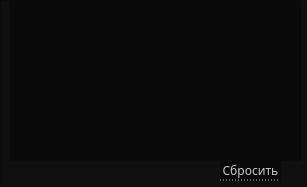
   <widget class="QWidget" name="proizvoditel">
    <property name="geometry">
     <rect>
      <x>0</x>
      <y>0</y>
      <width>307</width>
      <height>187</height>
     </rect>
    </property>
    <attribute name="icon">
     <iconset>
      <normaloff>../../images/down-arrow.png</normaloff>
      <activeoff>../../images/up-arrow.png</activeoff>../../images/down-arrow.png</iconset>
    </attribute>
    <attribute name="label">
     <string>Производитель корпуса</string>
    </attribute>
    <widget class="QFrame" name="frameProizv">
     <property name="geometry">
      <rect>
       <x>0</x>
       <y>0</y>
       <width>311</width>
       <height>191</height>
      </rect>
     </property>
     <property name="styleSheet">
      <string notr="true">QFrame{
	background-color: #101010;
}
</string>
     </property>
     <property name="frameShape">
      <enum>QFrame::StyledPanel</enum>
     </property>
     <property name="frameShadow">
      <enum>QFrame::Raised</enum>
     </property>
     <widget class="QTableWidget" name="tableProizv">
      <property name="enabled">
       <bool>true</bool>
      </property>
      <property name="geometry">
       <rect>
        <x>10</x>
        <y>0</y>
        <width>291</width>
        <height>161</height>
       </rect>
      </property>
      <property name="font">
       <font>
        <family>Montserrat Medium</family>
        <stylestrategy>PreferAntialias</stylestrategy>
       </font>
      </property>
      <property name="mouseTracking">
       <bool>true</bool>
      </property>
      <property name="focusPolicy">
       <enum>Qt::NoFocus</enum>
      </property>
      <property name="autoFillBackground">
       <bool>false</bool>
      </property>
      <property name="styleSheet">
       <string notr="true">QHeaderView
{	
	background: rgb(30, 30, 30);
	color: #dddddd;
	border: 0px;
	font-size: 14px;
	min-width: 100px;	
	min-height: 30px;
}

QHeaderView::section{
	background: rgb(30, 30, 30);
	min-width: 10px;	
	min-height: 25px;
	border: 0px solid;
	border-right: 1px solid rgb(50,50,50); 
	color: #dddddd;
	font-size: 12px;
}

QHeaderView::section:hover {
   color: white;
	background-color: rgb(80,80,80);
}

QHeaderView::section{
    color: white;
	selection-background-color:#ffc0cb;
}

QTableWidget QTableCornerButton::section
{
	background: rgb(30, 30, 30);
	border-style: solid;
	border-width: 1px;
}

QTableWidget::item
{
	background: rgb(10, 10, 10);
 	border-bottom: 1px solid rgb(60,60,60); 
	border-right: 0px;
	border-left: 0px;
	border-top:0px;
}

QTableView
{
	background: rgb(10, 10, 10);
	color: #dddddd;
	border-top: 0px;
	border-right: 0px;
	border-left: 0px;
	border-bottom: 0px;
}

QTableWidget::item:hover {
    color: white;
	border-bottom: 1px solid rgb(180,180,180);
}      

QTableWidget::item:selected
{
 	color: white;
	border-bottom: 1px solid rgb(180,180,180);
}

QScrollBar:vertical {
	border: none;
    background-color: #151515;
    width: 8px;
    margin: 15px 0 15px 0;
	border-radius: 0px;
 }

/*  HANDLE BAR VERTICAL */
QScrollBar::handle:vertical {	
	background-color: #151515;
	min-height: 30px;
	border-radius: 0px;
	border: 1px solid;
	border-right: 0px;
	border-color: rgb(60,60,60);
}
QScrollBar::handle:vertical:hover{	
	background-color:  rgb(50,50,50);
	border-color: rgb(60,60,60);
}
QScrollBar::handle:vertical:pressed {	
	background-color: rgb(120, 0, 2);
}

/* BTN TOP - SCROLLBAR */
QScrollBar::sub-line:vertical {
	background-color: #151515;
	height: 15px;
	subcontrol-position: top;
	subcontrol-origin: margin;
	border: 0px;
	border-bottom: 1px solid rgb(180, 0, 0);
}
QScrollBar::sub-line:vertical:hover {	
	background-color: #575757;
	border-color: #242424;
}
QScrollBar::sub-line:vertical:pressed {	
	background-color: rgb(120, 0, 2);
}

/* BTN BOTTOM - SCROLLBAR */
QScrollBar::add-line:vertical {
	background-color: #151515;
	height: 15px;
	subcontrol-position: bottom;
	subcontrol-origin: margin;
	border: 1px solid;
	border-color: rgb(60,60,60);
	border: 1px solid;
	border-top:1px solid rgb(180, 0, 0);
	border-right: 0px;
	border-bottom: 0px;
}
QScrollBar::add-line:vertical:hover {	
	background-color: #575757;
	border-color: #242424;
}
QScrollBar::add-line:vertical:pressed {	
	background-color: rgb(120, 0, 2);
}
/* RESET ARROW */
QScrollBar::up-arrow:vertical, QScrollBar::down-arrow:vertical {
	background: none;
}

QScrollBar::add-page:vertical, QScrollBar::sub-page:vertical {
	background: none;
}</string>
      </property>
      <property name="editTriggers">
       <set>QAbstractItemView::AnyKeyPressed|QAbstractItemView::EditKeyPressed|QAbstractItemView::SelectedClicked</set>
      </property>
      <property name="selectionMode">
       <enum>QAbstractItemView::MultiSelection</enum>
      </property>
      <property name="selectionBehavior">
       <enum>QAbstractItemView::SelectRows</enum>
      </property>
      <property name="showGrid">
       <bool>false</bool>
      </property>
      <property name="gridStyle">
       <enum>Qt::SolidLine</enum>
      </property>
      <property name="sortingEnabled">
       <bool>true</bool>
      </property>
      <attribute name="horizontalHeaderVisible">
       <bool>false</bool>
      </attribute>
      <attribute name="horizontalHeaderCascadingSectionResizes">
       <bool>true</bool>
      </attribute>
      <attribute name="horizontalHeaderDefaultSectionSize">
       <number>120</number>
      </attribute>
      <attribute name="horizontalHeaderHighlightSections">
       <bool>false</bool>
      </attribute>
      <attribute name="horizontalHeaderMinimumSectionSize">
       <number>15</number>
      </attribute>
      <attribute name="horizontalHeaderShowSortIndicator" stdset="0">
       <bool>true</bool>
      </attribute>
      <attribute name="horizontalHeaderStretchLastSection">
       <bool>false</bool>
      </attribute>
      <attribute name="verticalHeaderVisible">
       <bool>false</bool>
      </attribute>
      <attribute name="verticalHeaderCascadingSectionResizes">
       <bool>false</bool>
      </attribute>
      <attribute name="verticalHeaderMinimumSectionSize">
       <number>10</number>
      </attribute>
      <column>
       <property name="text">
        <string>Выбор</string>
       </property>
      </column>
      <column>
       <property name="text">
        <string>Название</string>
       </property>
      </column>
     </widget>
     <widget class="QPushButton" name="btnResetProizv">
      <property name="geometry">
       <rect>
        <x>220</x>
        <y>160</y>
        <width>61</width>
        <height>21</height>
       </rect>
      </property>
      <property name="font">
       <font>
        <family>Montserrat Medium</family>
        <pointsize>9</pointsize>
       </font>
      </property>
      <property name="styleSheet">
       <string notr="true">QPushButton
{
	background-color: rgb(10, 10, 10);
	color:  rgb(200,200, 200);
	border: 0px;
	border-bottom: 1px dotted rgb(200, 200, 200);
}

QPushButton::hover
{
	color: red;
	border-bottom: 1px dotted red;
}
</string>
      </property>
      <property name="text">
       <string>Сбросить</string>
      </property>
     </widget>
    </widget>
   </widget>
